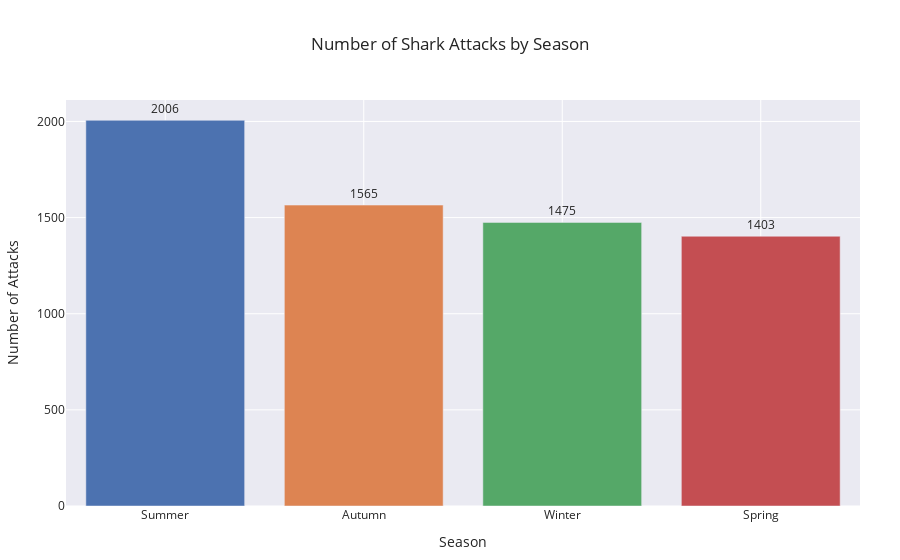

The notebook cell saved with this chart:
### Markdown cell above
#### 2. Seasons corresponding to shark attacks

### Code cell
#Number of attacks per season
season_counts = df['Season'].value_counts().reset_index()
season_counts.columns = ['Season', 'Number of Attacks']

#create an interactive bar chart
fig = px.bar(season_counts,
             x='Season',
             y='Number of Attacks',
             color='Season',
             title='Number of Shark Attacks by Season',
             text='Number of Attacks')

#Layout adjustments
fig.update_traces(textposition='outside')
fig.update_layout(xaxis_title='Season',
                  yaxis_title='Number of Attacks',
                  showlegend=False,
                  margin=dict(t=100, b=40, l=60, r=40))
fig.show()

### Figure 1 — Plotly figure (JSON) as saved in the notebook; plotly's stock layout.template omitted (floating-point values rounded to 4 significant figures)
{"data": [{"alignmentgroup": "True", "hovertemplate": "Season=%{x}<br>Number of Attacks=%{text}<extra></extra>", "legendgroup": "Summer", "marker": {"color": "rgb(76,114,176)", "pattern": {"shape": ""}}, "name": "Summer", "offsetgroup": "Summer", "orientation": "v", "showlegend": true, "text": [2006], "textposition": "outside", "type": "bar", "x": ["Summer"], "xaxis": "x", "y": [2006], "yaxis": "y"}, {"alignmentgroup": "True", "hovertemplate": "Season=%{x}<br>Number of Attacks=%{text}<extra></extra>", "legendgroup": "Autumn", "marker": {"color": "rgb(221,132,82)", "pattern": {"shape": ""}}, "name": "Autumn", "offsetgroup": "Autumn", "orientation": "v", "showlegend": true, "text": [1565], "textposition": "outside", "type": "bar", "x": ["Autumn"], "xaxis": "x", "y": [1565], "yaxis": "y"}, {"alignmentgroup": "True", "hovertemplate": "Season=%{x}<br>Number of Attacks=%{text}<extra></extra>", "legendgroup": "Winter", "marker": {"color": "rgb(85,168,104)", "pattern": {"shape": ""}}, "name": "Winter", "offsetgroup": "Winter", "orientation": "v", "showlegend": true, "text": [1475], "textposition": "outside", "type": "bar", "x": ["Winter"], "xaxis": "x", "y": [1475], "yaxis": "y"}, {"alignmentgroup": "True", "hovertemplate": "Season=%{x}<br>Number of Attacks=%{text}<extra></extra>", "legendgroup": "Spring", "marker": {"color": "rgb(196,78,82)", "pattern": {"shape": ""}}, "name": "Spring", "offsetgroup": "Spring", "orientation": "v", "showlegend": true, "text": [1403], "textposition": "outside", "type": "bar", "x": ["Spring"], "xaxis": "x", "y": [1403], "yaxis": "y"}], "layout": {"barmode": "relative", "legend": {"title": {"text": "Season"}, "tracegroupgap": 0}, "margin": {"b": 40, "l": 60, "r": 40, "t": 100}, "showlegend": false, "title": {"text": "Number of Shark Attacks by Season"}, "xaxis": {"anchor": "y", "categoryarray": ["Summer", "Autumn", "Winter", "Spring"], "categoryorder": "array", "domain": [0, 1], "title": {"text": "Season"}}, "yaxis": {"anchor": "x", "domain": [0, 1], "title": {"text": "Number of Attacks"}}}}
